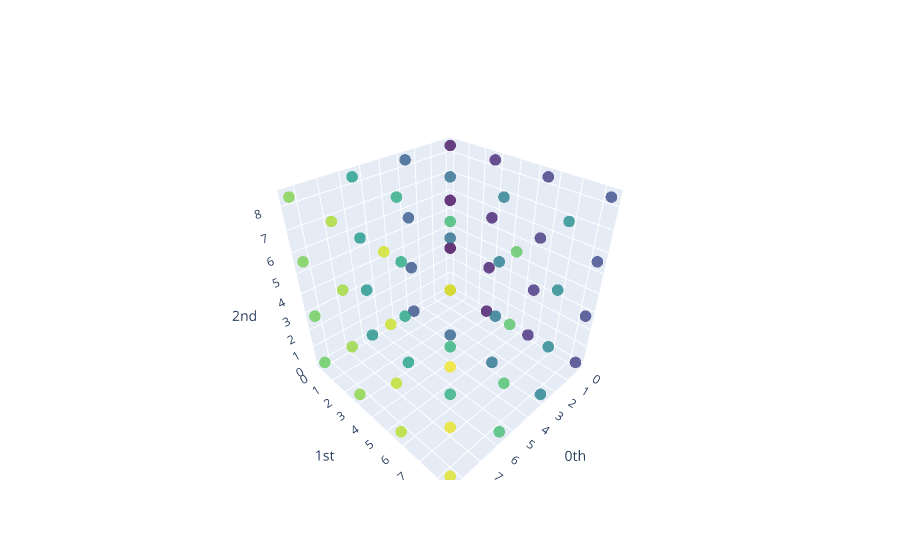

Notebook cell for this chart:
### Code cell
# Generating the vertices of a 3x3x3 cube
nacl_structure = FCC_Structure((5.59/2), 4)
nacl_structure = np.array(nacl_structure)

coords, diagrams_basic = persistence_diagrams(nacl_structure)
plot_point_cloud(coords)

### Figure 1 — Plotly figure (JSON) as saved in the notebook; plotly's stock layout.template omitted (floating-point values rounded to 4 significant figures)
{"data": [{"marker": {"color": [0, 1, 2, 3, 4, 5, 6, 7, 8, 9, 10, 11, 12, 13, 14, 15, 16, 17, 18, 19, 20, 21, 22, 23, 24, 25, 26, 27, 28, 29, 30, 31, 32, 33, 34, 35, 36, 37, 38, 39, 40, 41, 42, 43, 44, 45, 46, 47, 48, 49, 50, 51, 52, 53, 54, 55, 56, 57, 58, 59, 60, 61, 62, 63], "colorscale": [[0, "#440154"], [0.1111, "#482878"], [0.2222, "#3e4989"], [0.3333, "#31688e"], [0.4444, "#26828e"], [0.5556, "#1f9e89"], [0.6667, "#35b779"], [0.7778, "#6ece58"], [0.8889, "#b5de2b"], [1, "#fde725"]], "opacity": 0.8, "size": 4}, "mode": "markers", "type": "scatter3d", "x": [0, 0, 0, 0, 0, 0, 0, 0, 0, 0, 0, 0, 0, 0, 0, 0, 2.795, 2.795, 2.795, 2.795, 2.795, 2.795, 2.795, 2.795, 2.795, 2.795, 2.795, 2.795, 2.795, 2.795, 2.795, 2.795, 5.59, 5.59, 5.59, 5.59, 5.59, 5.59, 5.59, 5.59, 5.59, 5.59, 5.59, 5.59, 5.59, 5.59, 5.59, 5.59, 8.385, 8.385, 8.385, 8.385, 8.385, 8.385, 8.385, 8.385, 8.385, 8.385, 8.385, 8.385, 8.385, 8.385, 8.385, 8.385], "y": [0, 0, 0, 0, 2.795, 2.795, 2.795, 2.795, 5.59, 5.59, 5.59, 5.59, 8.385, 8.385, 8.385, 8.385, 0, 0, 0, 0, 2.795, 2.795, 2.795, 2.795, 5.59, 5.59, 5.59, 5.59, 8.385, 8.385, 8.385, 8.385, 0, 0, 0, 0, 2.795, 2.795, 2.795, 2.795, 5.59, 5.59, 5.59, 5.59, 8.385, 8.385, 8.385, 8.385, 0, 0, 0, 0, 2.795, 2.795, 2.795, 2.795, 5.59, 5.59, 5.59, 5.59, 8.385, 8.385, 8.385, 8.385], "z": [0, 2.795, 5.59, 8.385, 0, 2.795, 5.59, 8.385, 0, 2.795, 5.59, 8.385, 0, 2.795, 5.59, 8.385, 0, 2.795, 5.59, 8.385, 0, 2.795, 5.59, 8.385, 0, 2.795, 5.59, 8.385, 0, 2.795, 5.59, 8.385, 0, 2.795, 5.59, 8.385, 0, 2.795, 5.59, 8.385, 0, 2.795, 5.59, 8.385, 0, 2.795, 5.59, 8.385, 0, 2.795, 5.59, 8.385, 0, 2.795, 5.59, 8.385, 0, 2.795, 5.59, 8.385, 0, 2.795, 5.59, 8.385]}], "layout": {"scene": {"xaxis": {"exponentformat": "e", "showexponent": "all", "title": {"text": "0th"}, "type": "linear"}, "yaxis": {"exponentformat": "e", "showexponent": "all", "title": {"text": "1st"}, "type": "linear"}, "zaxis": {"exponentformat": "e", "showexponent": "all", "title": {"text": "2nd"}, "type": "linear"}}}}
